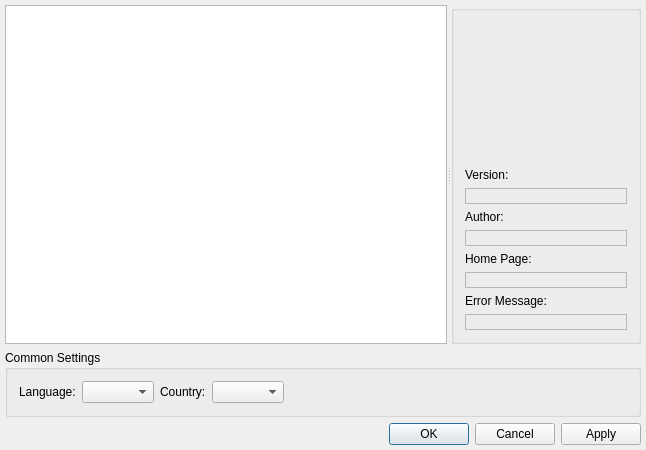
<?xml version="1.0" encoding="UTF-8"?>
<ui version="4.0">
 <class>SetupPluginsDialogClass</class>
 <widget class="QDialog" name="SetupPluginsDialogClass">
  <property name="geometry">
   <rect>
    <x>0</x>
    <y>0</y>
    <width>646</width>
    <height>450</height>
   </rect>
  </property>
  <property name="windowTitle">
   <string>Setup Plugins</string>
  </property>
  <layout class="QVBoxLayout" name="verticalLayout_2">
   <property name="margin">
    <number>5</number>
   </property>
   <item>
    <widget class="QSplitter" name="splitter">
     <property name="sizePolicy">
      <sizepolicy hsizetype="Expanding" vsizetype="Expanding">
       <horstretch>0</horstretch>
       <verstretch>0</verstretch>
      </sizepolicy>
     </property>
     <property name="orientation">
      <enum>Qt::Horizontal</enum>
     </property>
     <property name="childrenCollapsible">
      <bool>false</bool>
     </property>
     <widget class="QTableWidget" name="twtPlugins">
      <property name="editTriggers">
       <set>QAbstractItemView::NoEditTriggers</set>
      </property>
      <property name="selectionMode">
       <enum>QAbstractItemView::SingleSelection</enum>
      </property>
      <property name="selectionBehavior">
       <enum>QAbstractItemView::SelectRows</enum>
      </property>
      <property name="sortingEnabled">
       <bool>true</bool>
      </property>
      <attribute name="horizontalHeaderHighlightSections">
       <bool>false</bool>
      </attribute>
     </widget>
     <widget class="QGroupBox" name="grbProperties">
      <property name="title">
       <string/>
      </property>
      <layout class="QVBoxLayout" name="verticalLayout">
       <item>
        <widget class="QLabel" name="lblName">
         <property name="wordWrap">
          <bool>true</bool>
         </property>
         <property name="textInteractionFlags">
          <set>Qt::LinksAccessibleByMouse|Qt::TextSelectableByKeyboard|Qt::TextSelectableByMouse</set>
         </property>
        </widget>
       </item>
       <item>
        <widget class="QLabel" name="lblDescription">
         <property name="alignment">
          <set>Qt::AlignLeading|Qt::AlignLeft|Qt::AlignTop</set>
         </property>
         <property name="wordWrap">
          <bool>true</bool>
         </property>
         <property name="textInteractionFlags">
          <set>Qt::LinksAccessibleByMouse|Qt::TextSelectableByKeyboard|Qt::TextSelectableByMouse</set>
         </property>
        </widget>
       </item>
       <item>
        <spacer name="vspPropertiesVSpaces">
         <property name="orientation">
          <enum>Qt::Vertical</enum>
         </property>
         <property name="sizeHint" stdset="0">
          <size>
           <width>20</width>
           <height>132</height>
          </size>
         </property>
        </spacer>
       </item>
       <item>
        <widget class="QLabel" name="lblLabelVersion">
         <property name="text">
          <string>Version:</string>
         </property>
        </widget>
       </item>
       <item>
        <widget class="QLabel" name="lblVersion">
         <property name="frameShape">
          <enum>QFrame::StyledPanel</enum>
         </property>
         <property name="frameShadow">
          <enum>QFrame::Sunken</enum>
         </property>
         <property name="alignment">
          <set>Qt::AlignCenter</set>
         </property>
         <property name="wordWrap">
          <bool>true</bool>
         </property>
         <property name="textInteractionFlags">
          <set>Qt::LinksAccessibleByMouse|Qt::TextSelectableByKeyboard|Qt::TextSelectableByMouse</set>
         </property>
        </widget>
       </item>
       <item>
        <widget class="QLabel" name="lblLabelAuthor">
         <property name="text">
          <string>Author:</string>
         </property>
        </widget>
       </item>
       <item>
        <widget class="QLabel" name="lblAuthor">
         <property name="frameShape">
          <enum>QFrame::StyledPanel</enum>
         </property>
         <property name="frameShadow">
          <enum>QFrame::Sunken</enum>
         </property>
         <property name="alignment">
          <set>Qt::AlignCenter</set>
         </property>
         <property name="wordWrap">
          <bool>true</bool>
         </property>
         <property name="textInteractionFlags">
          <set>Qt::LinksAccessibleByMouse|Qt::TextSelectableByKeyboard|Qt::TextSelectableByMouse</set>
         </property>
        </widget>
       </item>
       <item>
        <widget class="QLabel" name="lblLabelHomePage">
         <property name="text">
          <string>Home Page:</string>
         </property>
        </widget>
       </item>
       <item>
        <widget class="QLabel" name="lblHomePage">
         <property name="frameShape">
          <enum>QFrame::StyledPanel</enum>
         </property>
         <property name="frameShadow">
          <enum>QFrame::Sunken</enum>
         </property>
         <property name="alignment">
          <set>Qt::AlignCenter</set>
         </property>
         <property name="wordWrap">
          <bool>true</bool>
         </property>
         <property name="textInteractionFlags">
          <set>Qt::LinksAccessibleByKeyboard|Qt::LinksAccessibleByMouse|Qt::TextBrowserInteraction|Qt::TextSelectableByKeyboard|Qt::TextSelectableByMouse</set>
         </property>
        </widget>
       </item>
       <item>
        <widget class="QLabel" name="lblLabelError">
         <property name="text">
          <string>Error Message:</string>
         </property>
        </widget>
       </item>
       <item>
        <widget class="QLabel" name="lblError">
         <property name="frameShape">
          <enum>QFrame::StyledPanel</enum>
         </property>
         <property name="frameShadow">
          <enum>QFrame::Sunken</enum>
         </property>
         <property name="alignment">
          <set>Qt::AlignCenter</set>
         </property>
         <property name="wordWrap">
          <bool>true</bool>
         </property>
         <property name="textInteractionFlags">
          <set>Qt::LinksAccessibleByMouse|Qt::TextSelectableByKeyboard|Qt::TextSelectableByMouse</set>
         </property>
        </widget>
       </item>
      </layout>
     </widget>
    </widget>
   </item>
   <item>
    <widget class="QGroupBox" name="grbCommon">
     <property name="title">
      <string>Common Settings</string>
     </property>
     <layout class="QHBoxLayout" name="horizontalLayout_2">
      <item>
       <widget class="QLabel" name="lblLanguage">
        <property name="text">
         <string>Language:</string>
        </property>
        <property name="buddy">
         <cstring>cmbLanguage</cstring>
        </property>
       </widget>
      </item>
      <item>
       <widget class="QComboBox" name="cmbLanguage">
        <property name="sizeAdjustPolicy">
         <enum>QComboBox::AdjustToContents</enum>
        </property>
       </widget>
      </item>
      <item>
       <widget class="QLabel" name="lblCountry">
        <property name="text">
         <string>Country:</string>
        </property>
       </widget>
      </item>
      <item>
       <widget class="QComboBox" name="cmbCountry">
        <property name="sizeAdjustPolicy">
         <enum>QComboBox::AdjustToContents</enum>
        </property>
       </widget>
      </item>
      <item>
       <spacer name="hsrCommonHSpacer">
        <property name="orientation">
         <enum>Qt::Horizontal</enum>
        </property>
        <property name="sizeHint" stdset="0">
         <size>
          <width>40</width>
          <height>20</height>
         </size>
        </property>
       </spacer>
      </item>
     </layout>
    </widget>
   </item>
   <item>
    <widget class="QDialogButtonBox" name="dbbButtons">
     <property name="standardButtons">
      <set>QDialogButtonBox::Apply|QDialogButtonBox::Cancel|QDialogButtonBox::Ok</set>
     </property>
    </widget>
   </item>
  </layout>
 </widget>
 <layoutdefault spacing="6" margin="11"/>
 <tabstops>
  <tabstop>twtPlugins</tabstop>
  <tabstop>cmbLanguage</tabstop>
  <tabstop>dbbButtons</tabstop>
 </tabstops>
 <resources/>
 <connections/>
</ui>
